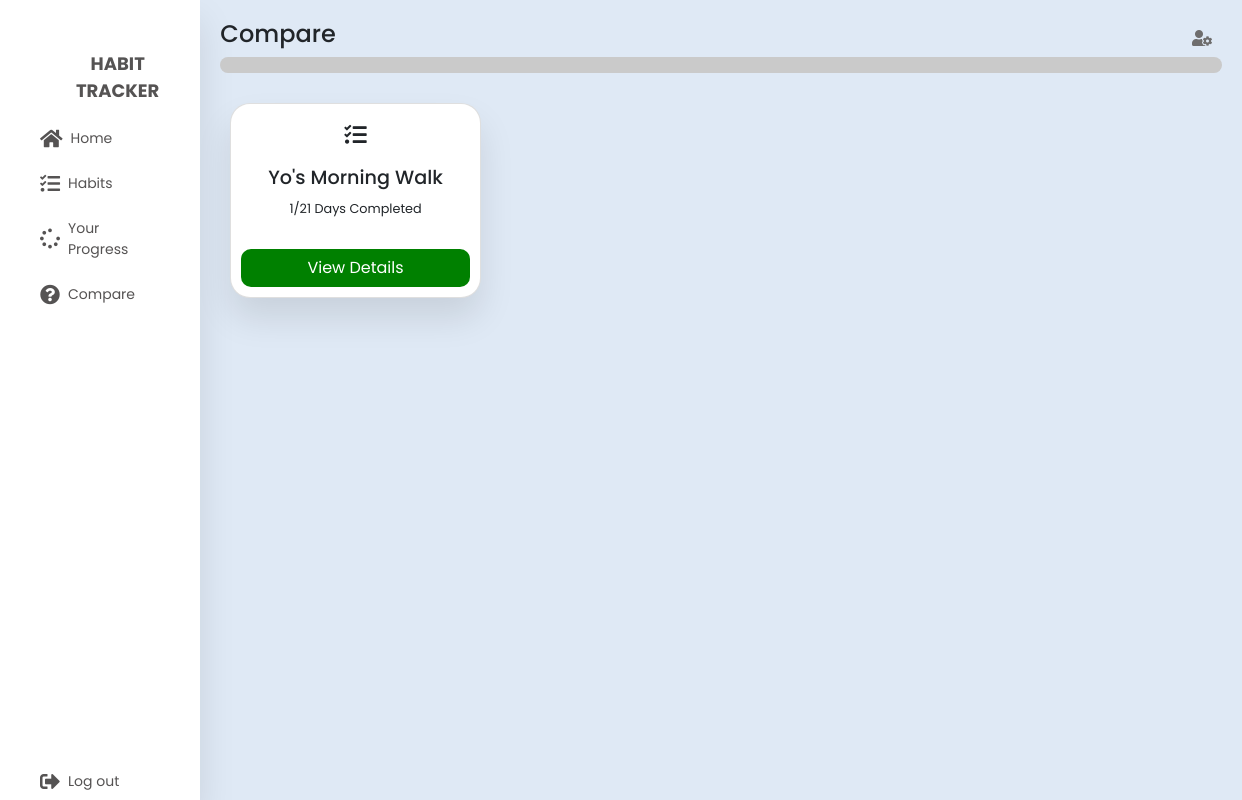
Page /compare (signed in) on the committed database.
### tables this page shows
CREATE TABLE day_progress (
        id INTEGER PRIMARY KEY AUTOINCREMENT,
        completed_days INTEGER NOT NULL DEFAULT 0,
        user_id INTEGER NOT NULL,
        habit_id INTEGER NOT NULL,
        created_at TIMESTAMP DEFAULT CURRENT_TIMESTAMP,
        updated_at TIMESTAMP,
        FOREIGN KEY (user_id) REFERENCES users(id),
        FOREIGN KEY (habit_id) REFERENCES habits(id)
    );

CREATE TABLE habits (
        id INTEGER PRIMARY KEY AUTOINCREMENT,
        title VARCHAR(250) NOT NULL,
        duration INTEGER NOT NULL,
        user_id INTEGER NOT NULL,
        created_at TIMESTAMP DEFAULT CURRENT_TIMESTAMP,
        updated_at TIMESTAMP,
        FOREIGN KEY (user_id) REFERENCES users(id)
    );

### server.py (the view)
@app.route("/compare")
def compare():
	if not is_logged_in():
		return redirect(url_for("loginPage"))
	tasks = get_habits_by_day_progress(int(get_login_session()))
	return render_template('compare.html', tasks=tasks);

### dbconnection.py (called while the page is built)
def get_db_connection():
    conn = sqlite3.connect('database.db')
    conn.row_factory = sqlite3.Row
    return conn

### server.py (called while the page is built)
def is_logged_in():
	if not session.get("user_id"):
		return False
	else:
		return True

def get_login_session():
	return session["user_id"]

### services/habits.py (called while the page is built)
def get_habits_by_day_progress(user_id=0):
    conn = dbconnection()
    habits = conn.execute("select habits.*, day_progress.completed_days from day_progress inner join habits on day_progress.habit_id=habits.id where day_progress.user_id=?",(user_id,)).fetchall()
    conn.commit()
    conn.close()
    return habits

### templates/compare.html (shortened to what this page needs)
{% with title='Compare | Habit Tracker' %} {% include "header.html" %} {%
endwith %}
<section class="main">
	<div class="main-top">
		<h1>Compare</h1>
		<i class="fas fa-user-cog"></i>
	</div>
	<center class="nodatacnt">
	</center>
	<section class="main-course">
		<div class="main-skills">
			{% block content %} {% for task in tasks %}
			<div class="card">
				<i class="fas fa-tasks"></i>
				<h3>{{task['title']}}</h3>
				<p>{{task['completed_days']}}/{{task['duration']}} Days completed</p>
				<button
					class="button"
					onclick="window.location.href
				=`/compare/{{task['id']}}`"
					style="background-color: green"
				>
					View Details
				</button>
			</div>
			{% endfor %} {% endblock %}
		</div>
	</section>
</section>
{% include 'footer.html' %}

### static/css/sidebar.css (style rules this page uses)
:root { --bs-blue: #0d6efd; --bs-indigo: #6610f2; --bs-purple: #6f42c1; --bs-pink: #d63384; --bs-red: #dc3545; --bs-orange: #fd7e14; --bs-yellow: #ffc107; --bs-green: #198754; --bs-teal: #20c997; --bs-cyan: #0dcaf0; --bs-white: #fff; --bs-gray: #6c757d; --bs-gray-dark: #343a40; --bs-primary: #0d6efd; --bs-secondary: #6c757d; --bs-success: #198754; --bs-info: #0dcaf0; --bs-warning: #ffc107; --bs-danger: #dc3545; --bs-light: #f8f9fa; --bs-dark: #212529; --bs-font-sans-serif: system-ui, -apple-system, "Segoe UI", Roboto, "Helvetica Neue", Arial, "Noto Sans", "Liberation Sans", sans-serif, "Apple Color Emoji", "Segoe UI Emoji", "Segoe UI Symbol", "Noto Color Emoji"; --bs-font-monospace: SFMono-Regular, Menlo, Monaco, Consolas, "Liberation Mono", "Courier New", monospace; --bs-gradient: linear-gradient(180deg, rgba(255, 255, 255, 0.15), rgba(255, 255, 255, 0)); }
* { margin: 0; padding: 0; outline: none; border: none; text-decoration: none; box-sizing: border-box; font-family: "Poppins", sans-serif; }
body { background: #dfe9f5; padding: 0; margin: 0; font: 1rem/1.5 var(--bs-font-sans-serif); max-width: 100vw; overflow-x: hidden; }
.main { padding: 20px; flex: 1; }

### static/css/dashboard.css (style rules this page uses)
.main-top { display: flex; width: 100%; }
.main-top h1 { font-size: 1.5rem; }
.main-top i { position: absolute; right: 0; margin: 10px 30px; color: rgb(110, 109, 109); cursor: pointer; }
.main-skills { display: flex; margin-top: 20px; }
.main-skills .card { width: 25%; margin: 10px; background: #fff; text-align: center; border-radius: 20px; padding: 10px; box-shadow: 0 20px 35px rgba(0, 0, 0, 0.1); }
.main-skills .card h3 { margin: 10px; font-size: 1.2rem; text-transform: capitalize; }
.main-skills .card p { font-size: 0.8rem; }
.main-skills .card .button { background: orangered; color: #fff; padding: 7px 15px; border-radius: 10px; margin-top: 15px; cursor: pointer; }
.main-skills .card i { font-size: 1.4rem; padding: 10px; }
.main-course { margin-top: 20px; text-transform: capitalize; }

### static/css/tasks.css (style rules this page uses)
.nodatacnt { border-radius: 20px; background-color: rgb(202, 202, 202); padding: 0.5rem 0; }

### rows in the picture
day_progress: title "Yo's Morning Walk", completed_days "1", duration "21"
